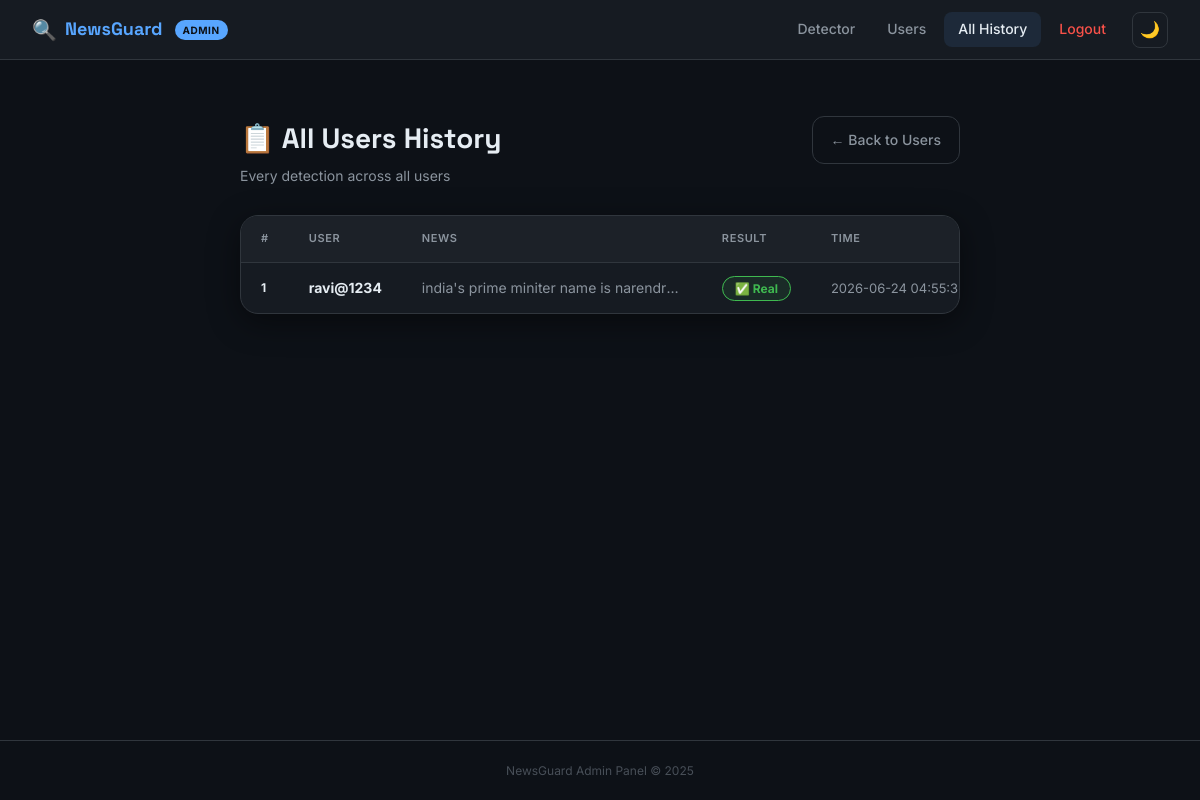
Page /admin/history (signed in) on the committed database.
### tables this page shows
CREATE TABLE history (
            id        INTEGER PRIMARY KEY AUTOINCREMENT,
            user_id   INTEGER NOT NULL,
            news      TEXT,
            result    TEXT,
            timestamp DATETIME DEFAULT CURRENT_TIMESTAMP,
            FOREIGN KEY(user_id) REFERENCES users(id)
        );

CREATE TABLE users (
            id       INTEGER PRIMARY KEY AUTOINCREMENT,
            username TEXT UNIQUE NOT NULL,
            email    TEXT UNIQUE NOT NULL,
            password TEXT NOT NULL,
            role     TEXT DEFAULT 'user',
            verified INTEGER DEFAULT 0,
            created  DATETIME DEFAULT CURRENT_TIMESTAMP
        );

### app.py (the view)
@app.route("/admin/history")
@admin_required
def admin_history():
    conn   = sqlite3.connect("history.db")
    cursor = conn.cursor()
    cursor.execute("""
        SELECT h.id, u.username, h.news, h.result, h.timestamp
        FROM history h JOIN users u ON h.user_id = u.id
        ORDER BY h.id DESC
    """)
    data = cursor.fetchall()
    conn.close()
    return render_template("admin_history.html", data=data)

### app.py (called while the page is built)
def admin_required(f):
    @wraps(f)
    def decorated(*args, **kwargs):
        if "user_id" not in session:
            flash("Please login first.", "warning")
            return redirect(url_for("login"))
        if session.get("role") != "admin":
            flash("Admin access required.", "error")
            return redirect(url_for("home"))
        return f(*args, **kwargs)
    return decorated

### templates/admin_history.html (shortened to what this page needs)
<!DOCTYPE html>
<html lang="en">
<head>
  <link rel="stylesheet" href="{{ url_for('static', filename='style.css') }}">
</head>
<body>
<nav class="navbar">
  <div class="nav-brand">
    <span class="nav-logo">🔍</span>
    <span class="nav-title">NewsGuard</span>
    <span class="admin-badge">ADMIN</span>
  </div>
  <div class="nav-links">
    <a href="/" class="nav-link">Detector</a>
    <a href="/admin" class="nav-link">Users</a>
    <a href="/admin/history" class="nav-link active">All History</a>
    <a href="/logout" class="nav-link" style="color:var(--fake)">Logout</a>
    <button class="theme-btn" id="themeBtn" onclick="toggleTheme()">🌙</button>
  </div>
</nav>
<main class="main">
  <div class="page-header">
    <div>
      <h2 class="page-title">📋 All Users History</h2>
      <p class="page-sub">Every detection across all users</p>
    </div>
    <a href="/admin" class="btn-ghost" style="text-decoration:none;">← Back to Users</a>
  </div>
  {% if data %}
  <div class="card" style="padding:0; overflow:hidden;">
    <table class="admin-table">
      <thead>
        <tr>
          <th>#</th>
          <th>User</th>
          <th>News</th>
          <th>Result</th>
          <th>Time</th>
        </tr>
      </thead>
      <tbody>
        {% for row in data %}
        {% set is_fake = 'Fake' in row[3] %}
        <tr>
          <td class="td-id">{{ row[0] }}</td>
          <td><strong>{{ row[1] }}</strong></td>
          <td style="color:var(--t2); max-width:300px; overflow:hidden; text-overflow:ellipsis; white-space:nowrap;">{{ row[2] }}</td>
          <td>
            <span class="h-badge {{ 'badge-fake' if is_fake else 'badge-real' }}">
              {{ '🚨 Fake' if is_fake else '✅ Real' }}
            </span>
          </td>
          <td style="color:var(--t2); font-size:13px; white-space:nowrap;">{{ row[4] }}</td>
        </tr>
        {% endfor %}
      </tbody>
    </table>
  </div>
  {% else %}
  <div class="empty-state">
    <div class="empty-icon">📭</div>
    <h3>No History Yet</h3>
    <p>No users have checked any news yet.</p>
  </div>
  {% endif %}
</main>
<footer class="footer">NewsGuard Admin Panel © 2025</footer>
</body>
</html>

### static/style.css (style rules this page uses)
:root { --bg: #0d1117; --surface: #161b22; --surface2: #1c2128; --border: #30363d; --accent: #58a6ff; --accent-bg: rgba(88,166,255,0.10); --fake: #f85149; --fake-bg: rgba(248,81,73,0.10); --real: #3fb950; --real-bg: rgba(63,185,80,0.10); --t1: #e6edf3; --t2: #8b949e; --t3: #484f58; --radius: 12px; --radius-lg: 18px; --shadow: 0 8px 32px rgba(0,0,0,0.45); --trans: 0.25s ease; }
*, *::before, *::after { box-sizing: border-box; margin: 0; padding: 0; }
body { background: var(--bg); color: var(--t1); font-family: 'Inter', sans-serif; font-size: 15px; line-height: 1.6; min-height: 100vh; display: flex; flex-direction: column; transition: background var(--trans), color var(--trans); }
.navbar { position: sticky; top: 0; z-index: 200; display: flex; align-items: center; justify-content: space-between; padding: 0 32px; height: 60px; background: var(--surface); border-bottom: 1px solid var(--border); backdrop-filter: blur(8px); }
.nav-brand { display: flex; align-items: center; gap: 8px; text-decoration: none; }
.nav-logo { font-size: 20px; }
.nav-title { font-family: 'Space Grotesk', sans-serif; font-weight: 700; font-size: 18px; color: var(--accent); }
.nav-links { display: flex; align-items: center; gap: 4px; }
.nav-link { color: var(--t2); text-decoration: none; font-size: 14px; font-weight: 500; padding: 6px 14px; border-radius: 8px; transition: all var(--trans); }
.nav-link:hover, .nav-link.active { color: var(--t1); background: var(--accent-bg); }
.theme-btn { background: none; border: 1px solid var(--border); color: var(--t2); font-size: 16px; width: 36px; height: 36px; border-radius: 8px; cursor: pointer; display: flex; align-items: center; justify-content: center; margin-left: 8px; transition: border-color var(--trans), color var(--trans); }
.main { flex: 1; max-width: 760px; width: 100%; margin: 0 auto; padding: 56px 20px 40px; }
.card { background: var(--surface); border: 1px solid var(--border); border-radius: var(--radius-lg); padding: 32px; box-shadow: var(--shadow); }
.btn-ghost { background: transparent; color: var(--t2); border: 1px solid var(--border); border-radius: var(--radius); padding: 12px 18px; font-family: 'Inter', sans-serif; font-size: 14px; font-weight: 500; cursor: pointer; transition: all var(--trans); }
.page-header { display: flex; justify-content: space-between; align-items: flex-start; margin-bottom: 28px; flex-wrap: wrap; gap: 16px; }
.page-title { font-family: 'Space Grotesk', sans-serif; font-size: 28px; font-weight: 700; }
.page-sub { color: var(--t2); font-size: 14px; margin-top: 4px; }
.h-badge { font-size: 12px; font-weight: 700; padding: 4px 12px; border-radius: 20px; white-space: nowrap; }
.badge-real { background: var(--real-bg); color: var(--real); border: 1px solid var(--real); }
.footer { text-align: center; font-size: 12px; color: var(--t3); padding: 20px; border-top: 1px solid var(--border); }
.admin-badge { background: var(--accent); color: #0d1117; font-size: 10px; font-weight: 700; padding: 2px 8px; border-radius: 20px; letter-spacing: 0.5px; margin-left: 4px; }
.admin-table { width: 100%; border-collapse: collapse; font-size: 14px; }
.admin-table th { background: var(--surface2); color: var(--t2); font-size: 11px; font-weight: 600; text-transform: uppercase; letter-spacing: 0.6px; padding: 14px 20px; text-align: left; border-bottom: 1px solid var(--border); }
.admin-table td { padding: 14px 20px; border-bottom: 1px solid var(--border); color: var(--t1); }
.admin-table tr:last-child td { border-bottom: none; }
.td-id { font-size: 12px; font-weight: 700; color: var(--t3); }

### rows in the picture
history: id "1", username "ravi@1234", news "india's prime miniter name is narendr…", value "✅ Real", timestamp "2026-06-24…"
